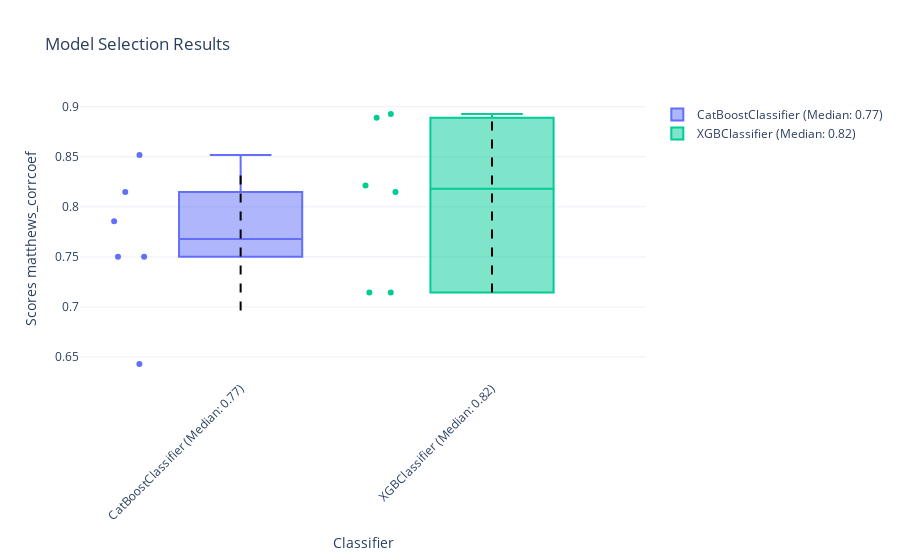

The cell this chart's notebook holds for it:
### Code cell
df = mlpipe.nested_cv(plot='box',n_trials_ncv=100,rounds=2,outer_splits=3,inner_splits=3,inner_selection='one_sem',search_on=['XGBClassifier','CatBoostClassifier'],parallel='freely_parallel',return_csv=True)
# df = mlpipe.nested_cv(plot='box',n_trials_ncv=10,rounds=2,outer_splits=3,inner_splits=3,inner_selection='validation_score',search_on=['ElasticNet','LogisticRegression','XGBClassifier'],return_csv=True)

### Figure 1 — Plotly figure (JSON) as saved in the notebook; plotly's stock layout.template omitted (floating-point values rounded to 4 significant figures)
{"data": [{"boxpoints": "all", "jitter": 0.3, "name": "CatBoostClassifier (Median: 0.77)", "pointpos": -1.8, "type": "box", "y": [0.75, 0.75, 0.8519, 0.6429, 0.7857, 0.8148]}, {"line": {"color": "black", "dash": "dash"}, "mode": "lines", "showlegend": false, "type": "scatter", "x": ["CatBoostClassifier (Median: 0.77)", "CatBoostClassifier (Median: 0.77)"], "y": [0.6964, 0.8333]}, {"boxpoints": "all", "jitter": 0.3, "name": "XGBClassifier (Median: 0.82)", "pointpos": -1.8, "type": "box", "y": [0.7143, 0.8929, 0.8889, 0.7143, 0.8214, 0.8148]}, {"line": {"color": "black", "dash": "dash"}, "mode": "lines", "showlegend": false, "type": "scatter", "x": ["XGBClassifier (Median: 0.82)", "XGBClassifier (Median: 0.82)"], "y": [0.7143, 0.8909]}], "layout": {"title": {"text": "Model Selection Results"}, "xaxis": {"tickangle": -45, "title": {"text": "Classifier"}}, "yaxis": {"title": {"text": "Scores matthews_corrcoef"}}}}
